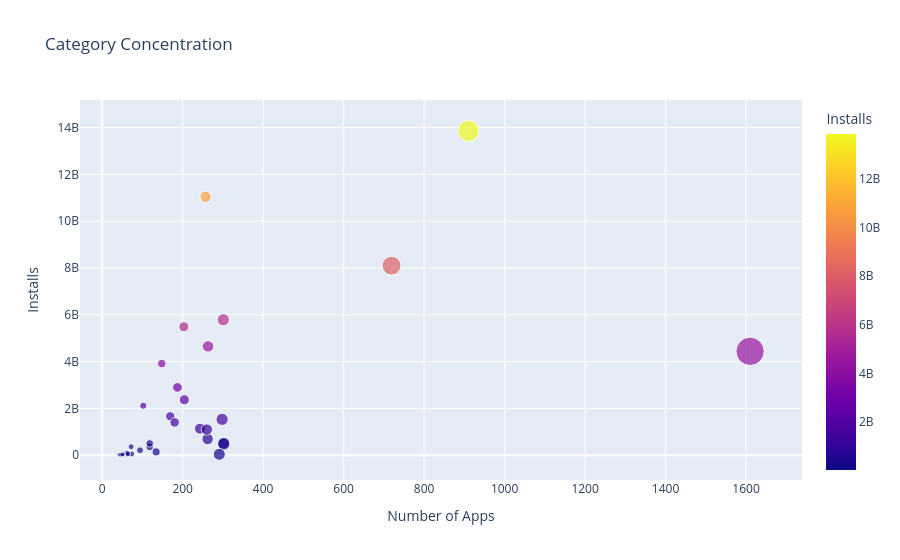

The notebook cell this image was saved under:
### Code cell
fig = px.scatter(cat_merge, 'App', 'Installs', size='App', hover_name= cat_merge.index, color='Installs', title='Category Concentration')
fig.update_layout(xaxis_title="Number of Apps", yaxis_title="Installs")
fig.show()

### Figure 1 — Plotly figure (JSON) as saved in the notebook; plotly's stock layout.template omitted (floating-point values rounded to 4 significant figures)
{"data": [{"hovertemplate": "<b>%{hovertext}</b><br><br>App=%{marker.size}<br>Installs=%{marker.color}<extra></extra>", "hovertext": ["ART_AND_DESIGN", "AUTO_AND_VEHICLES", "BEAUTY", "BOOKS_AND_REFERENCE", "BUSINESS", "COMICS", "COMMUNICATION", "DATING", "EDUCATION", "ENTERTAINMENT", "EVENTS", "FAMILY", "FINANCE", "FOOD_AND_DRINK", "GAME", "HEALTH_AND_FITNESS", "HOUSE_AND_HOME", "LIBRARIES_AND_DEMO", "LIFESTYLE", "MAPS_AND_NAVIGATION", "MEDICAL", "NEWS_AND_MAGAZINES", "PARENTING", "PERSONALIZATION", "PHOTOGRAPHY", "PRODUCTIVITY", "SHOPPING", "SOCIAL", "SPORTS", "TOOLS", "TRAVEL_AND_LOCAL", "VIDEO_PLAYERS", "WEATHER"], "legendgroup": "", "marker": {"color": [114233100, 53129800, 26916200, 1665791655, 692018120, 44931100, 11039241530, 140912410, 352852000, 2113660000, 15949410, 4437579590, 455312400, 211677750, 13858762717, 1134006220, 97082000, 52083000, 503742120, 503267560, 39162676, 2369110650, 31116110, 1532352930, 4649143130, 5788070180, 1400331540, 5487841475, 1096431465, 8099724500, 2894859300, 3916897200, 361096500], "coloraxis": "coloraxis", "size": [61, 73, 42, 169, 262, 54, 257, 134, 118, 102, 45, 1610, 302, 94, 910, 243, 62, 64, 302, 118, 291, 204, 50, 298, 263, 301, 180, 203, 260, 719, 187, 148, 72], "sizemode": "area", "sizeref": 4.025, "symbol": "circle"}, "mode": "markers", "name": "", "orientation": "v", "showlegend": false, "type": "scatter", "x": [61, 73, 42, 169, 262, 54, 257, 134, 118, 102, 45, 1610, 302, 94, 910, 243, 62, 64, 302, 118, 291, 204, 50, 298, 263, 301, 180, 203, 260, 719, 187, 148, 72], "xaxis": "x", "y": [114233100, 53129800, 26916200, 1665791655, 692018120, 44931100, 11039241530, 140912410, 352852000, 2113660000, 15949410, 4437579590, 455312400, 211677750, 13858762717, 1134006220, 97082000, 52083000, 503742120, 503267560, 39162676, 2369110650, 31116110, 1532352930, 4649143130, 5788070180, 1400331540, 5487841475, 1096431465, 8099724500, 2894859300, 3916897200, 361096500], "yaxis": "y"}], "layout": {"coloraxis": {"colorbar": {"title": {"text": "Installs"}}, "colorscale": [[0, "#0d0887"], [0.1111, "#46039f"], [0.2222, "#7201a8"], [0.3333, "#9c179e"], [0.4444, "#bd3786"], [0.5556, "#d8576b"], [0.6667, "#ed7953"], [0.7778, "#fb9f3a"], [0.8889, "#fdca26"], [1, "#f0f921"]]}, "legend": {"itemsizing": "constant", "tracegroupgap": 0}, "title": {"text": "Category Concentration"}, "xaxis": {"anchor": "y", "domain": [0, 1], "title": {"text": "Number of Apps"}}, "yaxis": {"anchor": "x", "domain": [0, 1], "title": {"text": "Installs"}}}}
